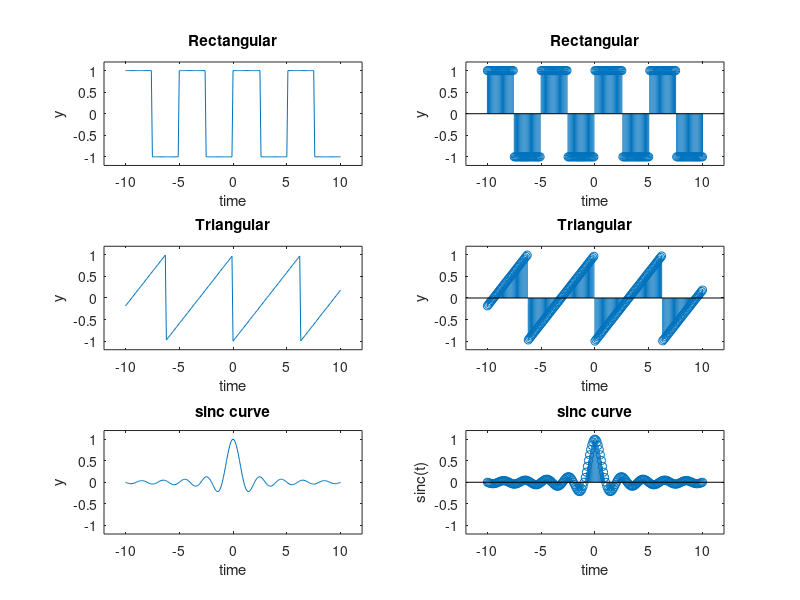

Write MATLAB code to recreate this figure.
% Rectangular
t = -10:0.1:10;
fs = 1/5;
Vth = 1
y = Vth * sin(2*pi*fs*t);
y(y>=0) = Vth;
y(y<0) = -Vth;
subplot(3,2,1);
plot(t,y);
xlabel('time');
ylabel('y');
title('Rectangular');
axis([-12 12 -1.2 1.2]);
subplot(3,2,2);
stem(t,y);
xlabel('time');
ylabel('y');
title('Rectangular');
axis([-12 12 -1.2 1.2]);

% Triangular
y = sawtooth(t);
subplot(3,2,3);
plot(t,y);
xlabel('time');
ylabel('y');
title('Triangular');
axis([-12 12 -1.2 1.2]);
subplot(3,2,4);
stem(t,y);
xlabel('time');
ylabel('y');
title('Triangular');
axis([-12 12 -1.2 1.2]);

% Sinc wave
x = sinc(t);
subplot(3,2,5);
plot(t,x);
xlabel('time');
ylabel('y');
title('sinc curve');
axis([-12 12 -1.2 1.2])
subplot(3,2,6);
stem(t,x);
xlabel('time');
ylabel('sinc(t)');
title('sinc curve');
axis([-12 12 -1.2 1.2])